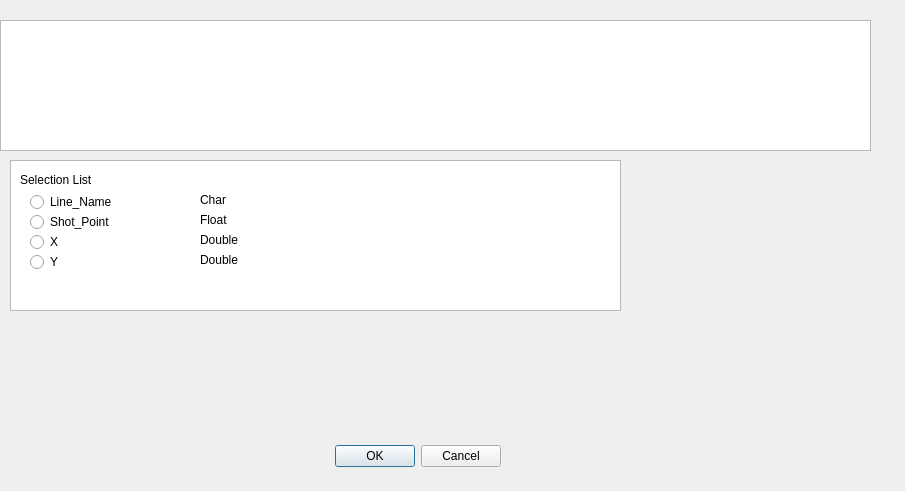
<?xml version="1.0" encoding="UTF-8"?>
<ui version="4.0">
 <class>Dialog</class>
 <widget class="QDialog" name="Dialog">
  <property name="geometry">
   <rect>
    <x>0</x>
    <y>0</y>
    <width>905</width>
    <height>491</height>
   </rect>
  </property>
  <property name="windowTitle">
   <string>Dialog</string>
  </property>
  <widget class="QDialogButtonBox" name="buttonBox">
   <property name="geometry">
    <rect>
     <x>160</x>
     <y>440</y>
     <width>341</width>
     <height>32</height>
    </rect>
   </property>
   <property name="orientation">
    <enum>Qt::Horizontal</enum>
   </property>
   <property name="standardButtons">
    <set>QDialogButtonBox::Cancel|QDialogButtonBox::Ok</set>
   </property>
  </widget>
  <widget class="QTextEdit" name="textEdit_navigation">
   <property name="geometry">
    <rect>
     <x>0</x>
     <y>20</y>
     <width>871</width>
     <height>131</height>
    </rect>
   </property>
  </widget>
  <widget class="QLabel" name="label">
   <property name="geometry">
    <rect>
     <x>20</x>
     <y>170</y>
     <width>141</width>
     <height>20</height>
    </rect>
   </property>
   <property name="text">
    <string>Selection List</string>
   </property>
  </widget>
  <widget class="QRadioButton" name="radioButton">
   <property name="geometry">
    <rect>
     <x>30</x>
     <y>190</y>
     <width>104</width>
     <height>24</height>
    </rect>
   </property>
   <property name="text">
    <string>Line_Name</string>
   </property>
  </widget>
  <widget class="QLabel" name="label_3">
   <property name="geometry">
    <rect>
     <x>200</x>
     <y>250</y>
     <width>63</width>
     <height>20</height>
    </rect>
   </property>
   <property name="text">
    <string>Double</string>
   </property>
  </widget>
  <widget class="QRadioButton" name="radioButton_3">
   <property name="geometry">
    <rect>
     <x>30</x>
     <y>230</y>
     <width>104</width>
     <height>24</height>
    </rect>
   </property>
   <property name="text">
    <string>X</string>
   </property>
  </widget>
  <widget class="QRadioButton" name="radioButton_4">
   <property name="geometry">
    <rect>
     <x>30</x>
     <y>250</y>
     <width>104</width>
     <height>24</height>
    </rect>
   </property>
   <property name="text">
    <string>Y</string>
   </property>
  </widget>
  <widget class="QLabel" name="label_5">
   <property name="geometry">
    <rect>
     <x>200</x>
     <y>210</y>
     <width>63</width>
     <height>20</height>
    </rect>
   </property>
   <property name="text">
    <string>Float</string>
   </property>
  </widget>
  <widget class="QLabel" name="label_4">
   <property name="geometry">
    <rect>
     <x>200</x>
     <y>230</y>
     <width>63</width>
     <height>20</height>
    </rect>
   </property>
   <property name="text">
    <string>Double</string>
   </property>
  </widget>
  <widget class="QRadioButton" name="radioButton_2">
   <property name="geometry">
    <rect>
     <x>30</x>
     <y>210</y>
     <width>104</width>
     <height>24</height>
    </rect>
   </property>
   <property name="text">
    <string>Shot_Point</string>
   </property>
  </widget>
  <widget class="QLabel" name="label_2">
   <property name="geometry">
    <rect>
     <x>200</x>
     <y>190</y>
     <width>63</width>
     <height>20</height>
    </rect>
   </property>
   <property name="text">
    <string>Char</string>
   </property>
  </widget>
  <widget class="QTextEdit" name="textEdit">
   <property name="geometry">
    <rect>
     <x>10</x>
     <y>160</y>
     <width>611</width>
     <height>151</height>
    </rect>
   </property>
  </widget>
  <zorder>textEdit</zorder>
  <zorder>buttonBox</zorder>
  <zorder>textEdit_navigation</zorder>
  <zorder>label</zorder>
  <zorder>radioButton</zorder>
  <zorder>label_3</zorder>
  <zorder>radioButton_3</zorder>
  <zorder>radioButton_4</zorder>
  <zorder>label_5</zorder>
  <zorder>label_4</zorder>
  <zorder>radioButton_2</zorder>
  <zorder>label_2</zorder>
 </widget>
 <resources/>
 <connections>
  <connection>
   <sender>buttonBox</sender>
   <signal>accepted()</signal>
   <receiver>Dialog</receiver>
   <slot>accept()</slot>
   <hints>
    <hint type="sourcelabel">
     <x>248</x>
     <y>254</y>
    </hint>
    <hint type="destinationlabel">
     <x>157</x>
     <y>274</y>
    </hint>
   </hints>
  </connection>
  <connection>
   <sender>buttonBox</sender>
   <signal>rejected()</signal>
   <receiver>Dialog</receiver>
   <slot>reject()</slot>
   <hints>
    <hint type="sourcelabel">
     <x>316</x>
     <y>260</y>
    </hint>
    <hint type="destinationlabel">
     <x>286</x>
     <y>274</y>
    </hint>
   </hints>
  </connection>
 </connections>
</ui>
